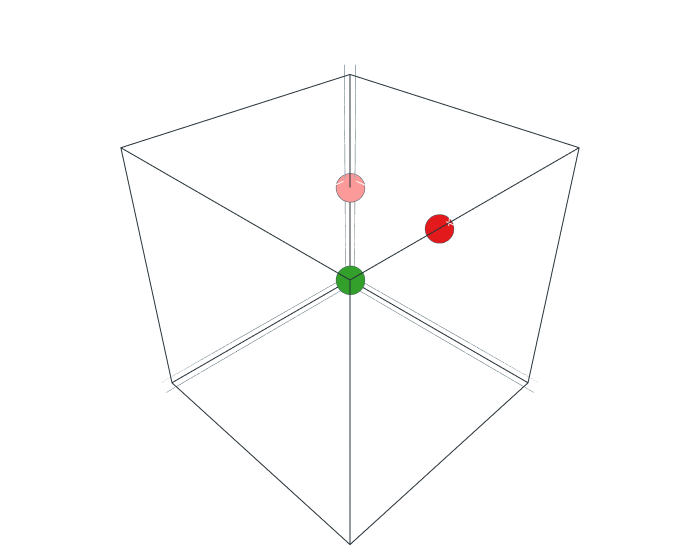

The notebook cell saved with this chart:
### Code cell
updated_sys.show.all()

### Figure 1 — Plotly figure (JSON) as saved in the notebook; plotly's stock layout.template omitted (floating-point values rounded to 4 significant figures)
{"data": [{"line": {"color": "#263238", "width": 2}, "mode": "lines", "name": "lines", "showlegend": false, "type": "scatter3d", "x": [0.0, 2.87, 2.87, 0.0, 0.0], "y": [0.0, 0.0, 2.87, 2.87, 0.0], "z": [0.0, 0.0, 0.0, 0.0, 0.0]}, {"line": {"color": "#263238", "width": 2}, "mode": "lines", "name": "lines", "showlegend": false, "type": "scatter3d", "x": [0.0, 2.87, 2.87, 0.0, 0.0], "y": [0.0, 0.0, 2.87, 2.87, 0.0], "z": [2.87, 2.87, 2.87, 2.87, 2.87]}, {"line": {"color": "#263238", "width": 2}, "mode": "lines", "name": "lines", "showlegend": false, "type": "scatter3d", "x": [0.0, 2.87, 2.87, 0.0, 0.0], "y": [0.0, 0.0, 0.0, 0.0, 0.0], "z": [0.0, 0.0, 2.87, 2.87, 0.0]}, {"line": {"color": "#263238", "width": 2}, "mode": "lines", "name": "lines", "showlegend": false, "type": "scatter3d", "x": [0.0, 2.87, 2.87, 0.0, 0.0], "y": [2.87, 2.87, 2.87, 2.87, 2.87], "z": [0.0, 0.0, 2.87, 2.87, 0.0]}, {"line": {"color": "#263238", "width": 2}, "mode": "lines", "name": "lines", "showlegend": false, "type": "scatter3d", "x": [0.0, 0.0, 0.0, 0.0, 0.0], "y": [0.0, 2.87, 2.87, 0.0, 0.0], "z": [0.0, 0.0, 2.87, 2.87, 0.0]}, {"line": {"color": "#263238", "width": 2}, "mode": "lines", "name": "lines", "showlegend": false, "type": "scatter3d", "x": [2.87, 2.87, 2.87, 2.87, 2.87], "y": [0.0, 2.87, 2.87, 0.0, 0.0], "z": [0.0, 0.0, 2.87, 2.87, 0.0]}, {"marker": {"color": "#33a02c", "line": {"color": "#455A64", "width": 0.5}, "opacity": 1, "size": 10, "sizemode": "diameter", "sizeref": 750}, "mode": "markers", "opacity": 1, "type": "scatter3d", "x": [0.0, 1.435], "y": [0.0, 1.435], "z": [0.0, 1.435]}, {"marker": {"color": "#fb9a99", "line": {"color": "#455A64", "width": 0.5}, "opacity": 1, "size": 10, "sizemode": "diameter", "sizeref": 750}, "mode": "markers", "opacity": 1, "type": "scatter3d", "x": [0.0], "y": [0.0], "z": [1.435]}, {"marker": {"color": "#e31a1c", "line": {"color": "#455A64", "width": 0.5}, "opacity": 1, "size": 10, "sizemode": "diameter", "sizeref": 750}, "mode": "markers", "opacity": 1, "type": "scatter3d", "x": [4.441e-16], "y": [1.435], "z": [1.435]}], "layout": {"margin": {"b": 10, "l": 10, "r": 10, "t": 10}, "scene": {"aspectmode": "data", "xaxis": {"showbackground": false, "showticklabels": false, "title": {"text": ""}, "zerolinecolor": "#455A64"}, "yaxis": {"showbackground": false, "showticklabels": false, "title": {"text": ""}, "zerolinecolor": "#455A64"}, "zaxis": {"showbackground": false, "showticklabels": false, "title": {"text": ""}, "zerolinecolor": "#455A64"}}, "showlegend": false, "width": 700}}
